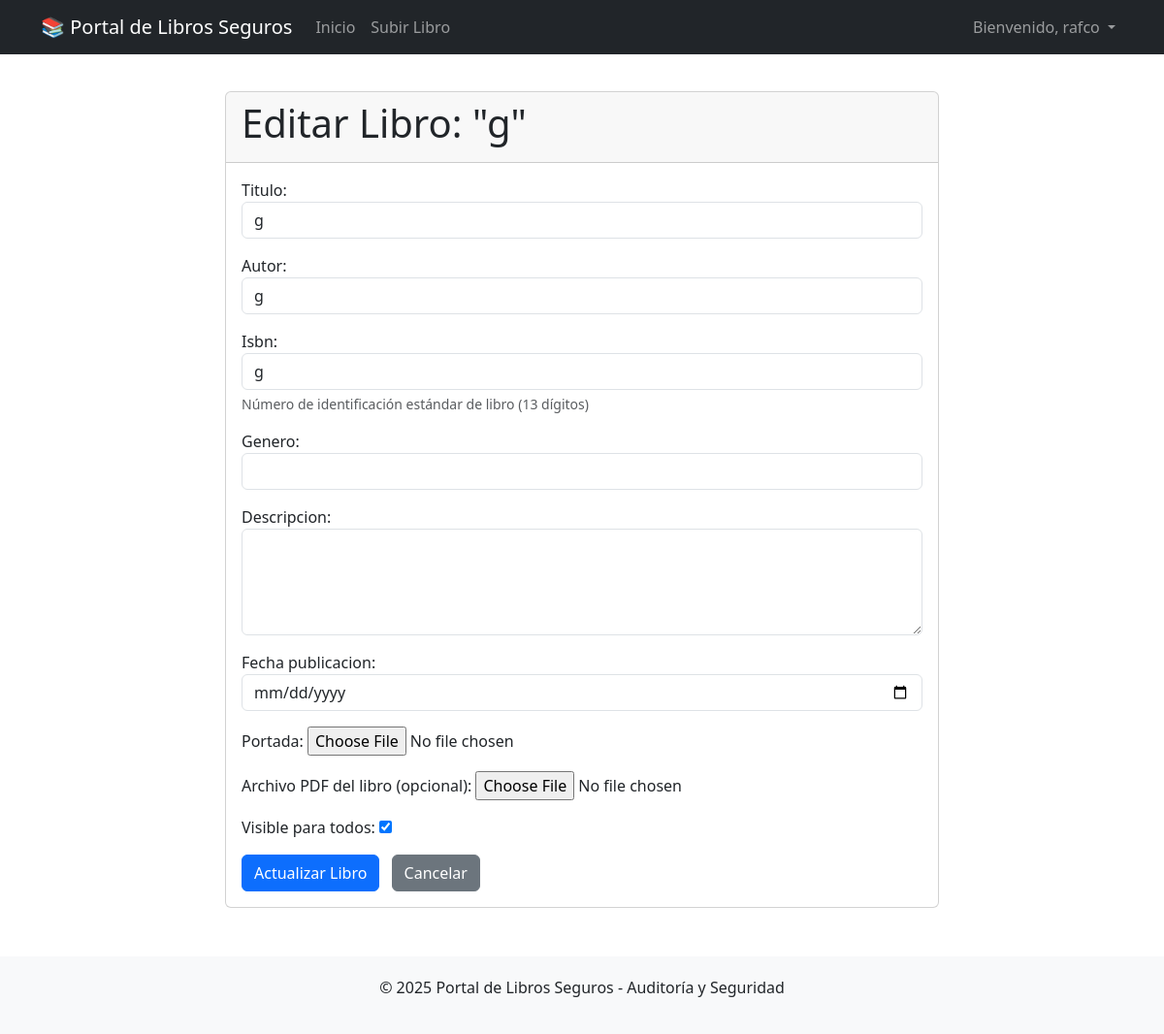
Page /libro/3/editar/ (signed in) on the committed database.
### libros/models.py (models this page shows, shortened)
class Libro(models.Model):
    titulo = models.CharField(max_length=200)
    autor = models.CharField(max_length=100)
    isbn = models.CharField(max_length=13, unique=True, blank=True, null=True)
    genero = models.CharField(max_length=50, blank=True, null=True)
    descripcion = models.TextField(blank=True, null=True)
    fecha_publicacion = models.DateField(blank=True, null=True)
    portada = models.ImageField(upload_to='portadas/', blank=True, null=True)
    documento_pdf = models.FileField(upload_to='libros_pdf/', blank=True, null=True)
    usuario_carga = models.ForeignKey(User, on_delete=models.SET_NULL, null=True, blank=True)
    fecha_carga = models.DateTimeField(auto_now_add=True)
    es_publico = models.BooleanField(default=True) # Para control de acceso

### libros/views.py (the view, shortened to what this page needs)
# urls.py: path('libro/<int:pk>/editar/', views.ActualizarLibro.as_view(), name='actualizar_libro'), # Formulario para editar
class ActualizarLibro(LoginRequiredMixin, UserPassesTestMixin, UpdateView):
    model = Libro
    form_class = LibroForm
    template_name = 'libros/actualizar_libro.html' # Necesitarás crear esta plantilla
    success_url = reverse_lazy('lista_libros')
    def test_func(self):
        libro = self.get_object()
        return self.request.user == libro.usuario_carga or self.request.user.is_superuser

### libros/forms.py
class LibroForm(forms.ModelForm):
    class Meta:
        model = Libro
        fields = ['titulo', 'autor', 'isbn', 'genero', 'descripcion', 'fecha_publicacion', 'portada', 'documento_pdf', 'es_publico']
        widgets = {
            'fecha_publicacion': forms.DateInput(attrs={'type': 'date', 'class': 'form-control'}), # Campo de fecha con selector
            'descripcion': forms.Textarea(attrs={'rows': 4, 'class': 'form-control'}),
            'titulo': forms.TextInput(attrs={'class': 'form-control'}),
            'autor': forms.TextInput(attrs={'class': 'form-control'}),
            'isbn': forms.TextInput(attrs={'class': 'form-control'}),
            'genero': forms.TextInput(attrs={'class': 'form-control'}),
        }
        labels = { # Puedes personalizar las etiquetas de los campos
            'documento_pdf': 'Archivo PDF del libro (opcional)',
            'es_publico': 'Visible para todos',
        }
        help_texts = { # Los mensajes de ayuda que definiste en models.py se muestran automáticamente
            'isbn': 'Número de identificación estándar de libro (13 dígitos)',
        }

### libros/templates/libros/actualizar_libro.html (shortened to what this page needs)
{% extends 'base.html' %}
{% block content %}
<div class="row justify-content-center">
    <div class="col-md-8">
        <div class="card">
            <div class="card-header">
                <h1 class="card-title">Editar Libro: "{{ libro.titulo }}"</h1>
            </div>
            <div class="card-body">
                <form method="post" enctype="multipart/form-data">
                    {% for field in form %}
                        <div class="mb-3">
                            {{ field.label_tag }}
                            {{ field }}
                            {% if field.help_text %}
                                <div class="form-text">{{ field.help_text }}</div>
                            {% endif %}
                        </div>
                    {% endfor %}
                    <button type="submit" class="btn btn-primary">Actualizar Libro</button>
                    <a href="{% url 'detalle_libro' pk=libro.pk %}" class="btn btn-secondary ms-2">Cancelar</a>
                </form>
            </div>
        </div>
    </div>
</div>
{% endblock %}

### templates/base.html (shortened to what this page needs)
<!DOCTYPE html>
<html lang="es">
<head>
    <link rel="stylesheet" href="https://cdn.jsdelivr.net/npm/bootstrap@5.3.3/dist/css/bootstrap.min.css">
</head>
<body>
    <nav class="navbar navbar-expand-lg navbar-dark bg-dark fixed-top">
        <div class="container">
            <a class="navbar-brand" href="{% url 'lista_libros' %}">📚 Portal de Libros Seguros</a>
            <div class="collapse navbar-collapse" id="navbarNav">
                <ul class="navbar-nav me-auto mb-2 mb-lg-0">
                    <li class="nav-item">
                        <a class="nav-link" href="{% url 'lista_libros' %}">Inicio</a>
                    </li>
                    {% if user.is_authenticated %}
                    <li class="nav-item">
                        <a class="nav-link" href="{% url 'crear_libro' %}">Subir Libro</a>
                    </li>
                    {% endif %}
                </ul>
                <ul class="navbar-nav ms-auto">
                    {% if user.is_authenticated %}
                    <li class="nav-item dropdown">
                        <a class="nav-link dropdown-toggle" href="#" id="navbarDropdown" role="button"
                            data-bs-toggle="dropdown" aria-expanded="false">
                            Bienvenido, {{ user.username }}
                        </a>
                    </li>
                    {% endif %}
                </ul>
            </div>
        </div>
    </nav>
    <div class="container mt-4">
        {% block content %}
        {% endblock %}
    </div>
    <footer class="footer">
        <div class="container">
            <p>&copy; 2025 Portal de Libros Seguros - Auditoría y Seguridad</p>
        </div>
    </footer>
</body>
</html>

### templates/base.html (style rules this page uses)
body { padding-top: 70px; }
.footer { background-color: #f8f9fa; padding: 20px 0; margin-top: 50px; text-align: center; }

### rows in the picture
Libro: titulo "g", form "g" "g" "g" "☑"

### other values in the picture
{{ user.username }} "rafco"
{{ field.label_tag }} "Titulo:" "Autor:" "Isbn:" "Genero:" "Descripcion:" "Fecha publicacion:" "Portada:" "Archivo PDF del libro (opcional):" "Visible para todos:"
{{ field.help_text }} "Número de identificación estándar de libro (13 dígitos)"
